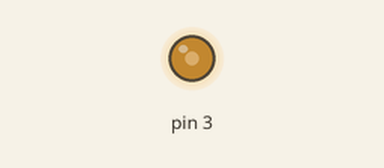
This sketch was run on a simulated Arduino Uno, built with avr-gcc and run on an emulated ATmega328P. Parts: output pins drawn as LEDs (lit = HIGH).

Above: at 0.1 s.
Timing chart, 0 to 1.6 s (numbered marks = the images above):
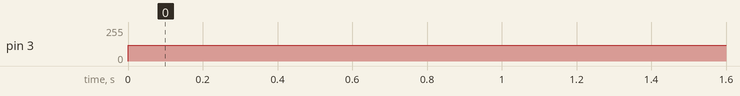

Measured:
- by itself, pin 3: 0/255 → 120/255 at 0.00 s

The sketch:

servo_v1.ino
```cpp
void setup() {
  Serial.begin(115200);
  pinMode(3,OUTPUT);
}

void loop() {
  analogWrite (3,120);
  delay(1000);
}
```
